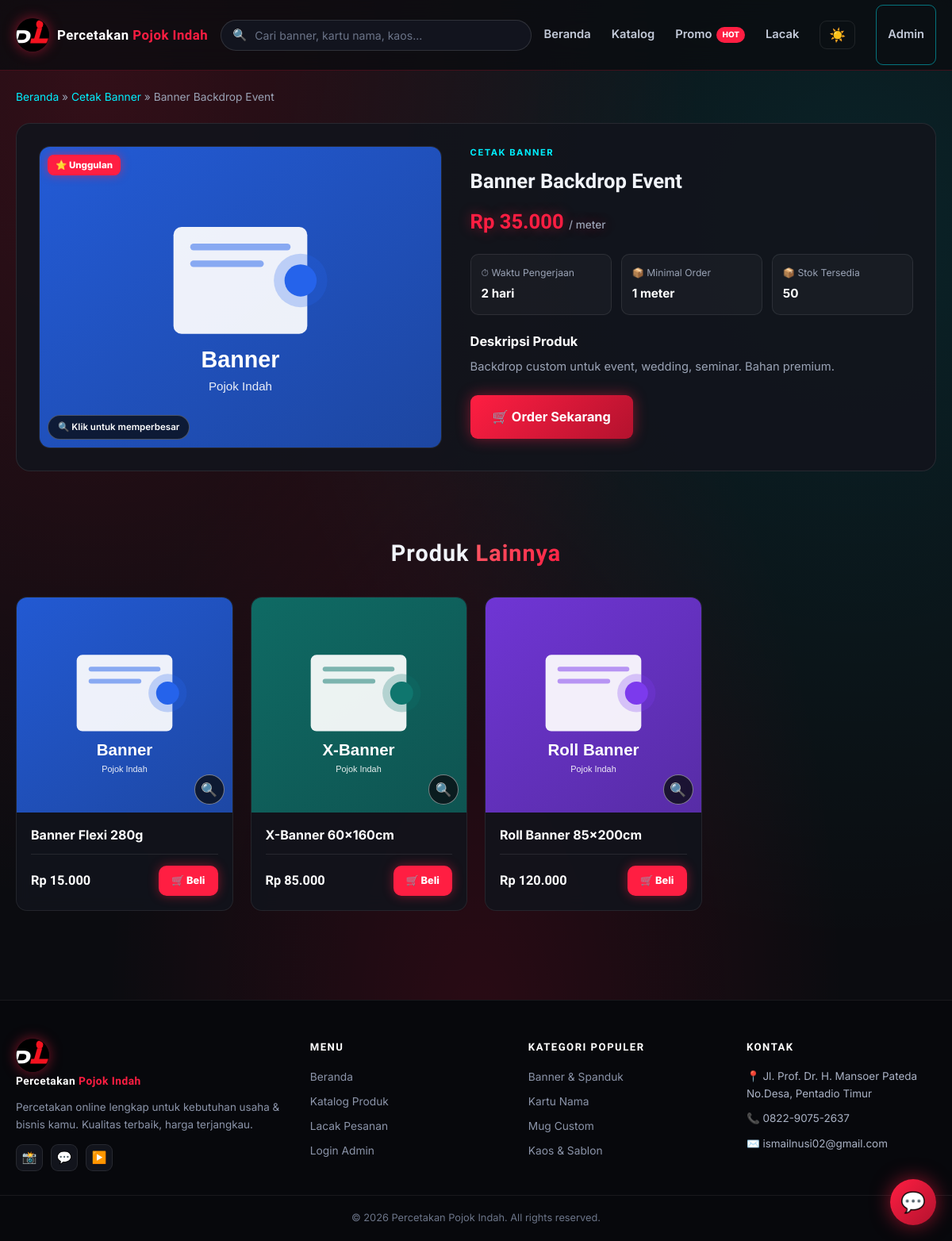
/product.php?id=2, run on the app's committed database.
### tables this page shows
CREATE TABLE IF NOT EXISTS produk (
    id INT AUTO_INCREMENT PRIMARY KEY,
    id_kategori INT NOT NULL,
    nama_produk VARCHAR(200) NOT NULL,
    deskripsi TEXT,
    harga DECIMAL(12,0) NOT NULL DEFAULT 0,
    satuan VARCHAR(50) DEFAULT 'pcs',
    stok INT DEFAULT 0,
    minimal_order INT DEFAULT 1,
    waktu_pengerjaan VARCHAR(100) DEFAULT '1-2 hari',
    gambar VARCHAR(500) DEFAULT 'default.png',
    is_unggulan TINYINT(1) DEFAULT 0,
    is_aktif TINYINT(1) DEFAULT 1,
    created_at TIMESTAMP DEFAULT CURRENT_TIMESTAMP,
    FOREIGN KEY (id_kategori) REFERENCES kategori(id) ON DELETE CASCADE
);

CREATE TABLE IF NOT EXISTS kategori (
    id INT AUTO_INCREMENT PRIMARY KEY,
    nama_kategori VARCHAR(100) NOT NULL UNIQUE,
    icon VARCHAR(20) DEFAULT '📦',
    created_at TIMESTAMP DEFAULT CURRENT_TIMESTAMP
);

### config.php (called while the page is built, shortened)
<?php
function db_connect() {
    $conn = new mysqli(DB_HOST, DB_USER, DB_PASS);
    $conn->set_charset('utf8mb4');
    $conn->query("CREATE DATABASE IF NOT EXISTS `" . DB_NAME . "` CHARACTER SET utf8mb4 COLLATE utf8mb4_unicode_ci");
    return $conn;
}
$conn = db_connect();
function rupiah($angka) {
    return 'Rp ' . number_format((float)$angka, 0, ',', '.');
}
function q($sql) {
    global $conn;
    $res = $conn->query($sql);
    return $res;
}
function q_row($sql) {
    $res = q($sql);
    if ($res && $res->num_rows > 0) {
        return $res->fetch_assoc();
    }
    return null;
}
$conn->query("CREATE TABLE IF NOT EXISTS pengaturan (
    kunci VARCHAR(50) NOT NULL PRIMARY KEY,
    nilai TEXT
) ENGINE=InnoDB");
$conn->query("INSERT IGNORE INTO pengaturan (kunci, nilai) VALUES ('tema', 'gelap')");
$conn->query("INSERT IGNORE INTO pengaturan (kunci, nilai) VALUES ('app_url', '')");
function get_setting($kunci, $default = '') {
    global $conn;
    $k = $conn->real_escape_string((string)$kunci);
    $res = $conn->query("SELECT nilai FROM pengaturan WHERE kunci = '$k' LIMIT 1");
    if ($res && $res->num_rows > 0) {
        $row = $res->fetch_assoc();
        return $row['nilai'];
    }
    return $default;
}
$APP_TEMA = get_setting('tema', 'gelap');
function get_gallery($id_produk) {
    $id = (int)$id_produk;
    $res = q("SELECT * FROM produk_gambar WHERE id_produk = $id ORDER BY urutan ASC, id ASC");
    $out = array();
    return $out;
}
?>

### funcs/gambar.php (called while the page is built, shortened)
<?php
function get_gambar_list($produk) {
    $out = array();
    if (!empty($produk['id'])) {
        foreach (get_gallery((int)$produk['id']) as $g) {
            $out[] = $g['url'];
        }
    }
    if (empty($out)) {
        $out[] = get_gambar_src($produk);
    }
    return array_values(array_unique($out));
}
function get_gambar_src($produk) {
    if (!empty($produk['gambar'])) {
        $g = basename((string)$produk['gambar']);
        if ($g !== '' && is_file(__DIR__ . '/../assets/img/' . $g)) {
            return 'assets/img/' . $g;
        }
    }
    $ket = strtolower((string)($produk['nama_produk'] ?? ''));
    $maps = array(
        'x-banner'   => 'x_banner.svg',
        'roll'       => 'roll_banner.svg',
        'backdrop'   => 'banner.svg',
        'kartu nama' => 'kartu_nama.svg',
        'brosur'     => 'brosur.svg',
        'flyer'      => 'flyer.svg',
        'leaflet'    => 'flyer.svg',
        'stiker'     => 'stiker.svg',
        'kaos'       => 'kaos.svg',
        'sablon'     => 'kaos.svg',
        'mug'        => 'mug.svg',
        'kalender'   => 'kalender.svg',
        'spanduk'    => 'spanduk.svg',
        'totebag'    => 'totebag.svg',
        'tote bag'   => 'totebag.svg',
        'pin'        => 'pin.svg',
        'lencana'    => 'pin.svg',
        'neon'       => 'neonbox.svg',
        'huruf'      => 'huruf.svg',
        'akrilik'    => 'huruf.svg',
        'banner'     => 'banner.svg',
    );
    foreach ($maps as $kata => $file) {
        if ($kata !== '' && strpos($ket, $kata) !== false) {
            return 'assets/img/' . $file;
        }
    }
    return 'assets/img/default.png';
}

### product.php (the view, shortened to what this page needs)
<?php
include 'config.php';
require 'funcs/gambar.php';
$id = intval($_GET['id']);
$p = q_row("SELECT p.*, k.nama_kategori, k.icon FROM produk p JOIN kategori k ON p.id_kategori = k.id WHERE p.id = $id AND p.is_aktif = 1");
$kat_id = (int)$p['id_kategori'];
$produk_lain = q("SELECT * FROM produk WHERE id_kategori = $kat_id AND id != $id AND is_aktif = 1 LIMIT 4");
$glist = get_gambar_list($p);
?>
<!DOCTYPE html>
<html lang="id">
<head>
    <link rel="stylesheet" href="assets/css/style.css?v=<?= filemtime('assets/css/style.css') ?>">
</head>
<body class="<?= $APP_TEMA === 'terang' ? 'terang' : '' ?>">
<header class="site-header">
    <div class="container header-inner">
        <a href="index.php" class="logo">
            <img src="assets/img/logo.svg" alt="Percetakan Pojok Indah" class="logo-img">
            <span class="logo-text">Percetakan <span>Pojok Indah</span></span>
        </a>
        <form method="get" action="index.php" class="header-search">
            <span class="search-icon">🔍</span>
            <input type="text" name="c" placeholder="Cari banner, kartu nama, kaos...">
        </form>
        <nav class="main-nav">
            <a href="index.php">Beranda</a>
            <a href="index.php#katalog">Katalog</a>
            <a href="index.php#promo">Promo<span class="nav-badge-hot">HOT</span></a>
            <a href="track.php">Lacak</a>
            <button type="button" class="theme-toggle theme-icon-only" onclick="toggleTema()" title="Ganti mode gelap / terang"><?= $APP_TEMA === 'terang' ? '🌙' : '☀️' ?></button>
            <a href="admin/" class="btn btn-outline btn-sm">Admin</a>
        </nav>
    </div>
</header>
<main>
    <div class="container">
        <div class="breadcrumb">
            <a href="index.php">Beranda</a> &raquo;
            <a href="index.php?kat=<?= $p['id_kategori'] ?>"><?= htmlspecialchars($p['nama_kategori']) ?></a> &raquo;
            <span><?= htmlspecialchars($p['nama_produk']) ?></span>
        </div>
        <div class="product-detail">
            <div>
                <div class="product-detail-img gal-main" onclick="lbOpen(GAL_IMGS, GAL_I, GAL_CAP)" title="Klik gambar untuk memperbesar">
                    <img id="galMain" src="<?= htmlspecialchars($glist[0]) ?>" alt="<?= htmlspecialchars($p['nama_produk']) ?>" onerror="this.onerror=null;this.src='assets/img/default.png'">
                    <?php if ($p['is_unggulan']): ?>
                        <span class="badge badge-featured">⭐ Unggulan</span>
                    <?php endif; ?>
                    <span class="gal-hint">🔍 Klik untuk memperbesar</span>
                </div>
            </div>
            <div class="product-detail-info">
                <div class="card-cat"><?= htmlspecialchars($p['nama_kategori']) ?></div>
                <h1><?= htmlspecialchars($p['nama_produk']) ?></h1>
                <p class="detail-price"><?= rupiah($p['harga']) ?> <small>/ <?= htmlspecialchars($p['satuan']) ?></small></p>
                <div class="detail-meta">
                    <div><span>⏱ Waktu Pengerjaan</span><strong><?= htmlspecialchars($p['waktu_pengerjaan']) ?></strong></div>
                    <div><span>📦 Minimal Order</span><strong><?= $p['minimal_order'] ?> <?= htmlspecialchars($p['satuan']) ?></strong></div>
                    <div><span>📦 Stok Tersedia</span><strong><?= $p['stok'] ?></strong></div>
                </div>
                <div class="detail-desc">
                    <h3>Deskripsi Produk</h3>
                    <p><?= nl2br(htmlspecialchars((string)($p['deskripsi'] ?? ''))) ?></p>
                </div>
                <a href="order.php?produk=<?= $p['id'] ?>" class="btn btn-primary btn-lg">🛒 Order Sekarang</a>
            </div>
        </div>
        <?php if ($produk_lain && $produk_lain->num_rows > 0): ?>
        <div class="section related">
            <div class="section-head">
                <h2>Produk <span class="text-gradient-red">Lainnya</span></h2>
            </div>
            <div class="grid grid-4">
                <?php while ($rp = $produk_lain->fetch_assoc()): ?>
                    <div class="card">
                        <div class="card-image">
                            <?php $rg = array(get_gambar_src($rp)); ?>
                            <?php $rgjson = htmlspecialchars(json_encode($rg), ENT_QUOTES, 'UTF-8'); ?>
                            <img class="card-photo zoomable" src="<?= get_gambar_src($rp) ?>" alt="<?= htmlspecialchars($rp['nama_produk']) ?>" data-imgs="<?= $rgjson ?>" data-title="<?= htmlspecialchars($rp['nama_produk']) ?>" title="Klik untuk memperbesar" onerror="this.onerror=null;this.src='assets/img/default.png'">
                            <button type="button" class="card-zoom" data-imgs="<?= $rgjson ?>" data-title="<?= htmlspecialchars($rp['nama_produk']) ?>" title="Perbesar gambar">🔍</button>
                        </div>
                        <div class="card-body">
                            <h3 class="card-title"><a href="product.php?id=<?= $rp['id'] ?>"><?= htmlspecialchars($rp['nama_produk']) ?></a></h3>
                            <div class="card-foot">
                                <div class="card-price"><?= rupiah($rp['harga']) ?></div>
                                <a href="order.php?produk=<?= $rp['id'] ?>" class="btn-buy">🛒 Beli</a>
                            </div>
                        </div>
                    </div>
                <?php endwhile; ?>
            </div>
        </div>
        <?php endif; ?>
    </div>
</main>
<footer class="site-footer" id="kontak">
    <div class="container footer-grid">
        <div class="footer-brand">
            <a href="index.php" class="logo">
                <img src="assets/img/logo.svg" alt="Percetakan Pojok Indah" class="logo-img">
                <span class="logo-text">Percetakan <span>Pojok Indah</span></span>
            </a>
            <p style="margin-top:12px">Percetakan online lengkap untuk kebutuhan usaha &amp; bisnis kamu. Kualitas terbaik, harga terjangkau.</p>
            <div class="social-row">
                <a href="#" title="Instagram">📸</a>
                <a href="#" title="WhatsApp">💬</a>
                <a href="#" title="YouTube">▶️</a>
            </div>
        </div>
        <div>
            <h4>Menu</h4>
            <a href="index.php">Beranda</a>
            <a href="index.php#katalog">Katalog Produk</a>
            <a href="track.php">Lacak Pesanan</a>
            <a href="admin/">Login Admin</a>
        </div>
        <div>
            <h4>Kategori Populer</h4>
            <a href="index.php?kat=1">Banner &amp; Spanduk</a>
            <a href="index.php?kat=2">Kartu Nama</a>
            <a href="index.php?kat=6">Mug Custom</a>
            <a href="index.php?kat=5">Kaos &amp; Sablon</a>
        </div>
        <div>
            <h4>Kontak</h4>
            <ul class="footer-contact" style="list-style:none">
                <li>📍 Jl. Prof. Dr. H. Mansoer Pateda No.Desa, Pentadio Timur</li>
                <li>📞 0822-9075-2637</li>
                <li>✉️ ismailnusi02@gmail.com</li>
            </ul>
        </div>
    </div>
    <div class="footer-bottom">
        <div class="container">&copy; <?= date('Y') ?> Percetakan Pojok Indah. All rights reserved.</div>
    </div>
</footer>
<?php include __DIR__ . '/partials/chat_widget.php'; ?>
</body>
</html>

### data on the page
produk: id_kategori.nama_kategori "Cetak Banner", nama_produk "Banner Backdrop Event", id_kategori.nama_kategori "CETAK BANNER", harga "Rp 35.000", satuan "meter", waktu_pengerjaan "2 hari", minimal_order "1", stok "50", deskripsi "Backdrop custom untuk event, wedding, seminar. Bahan premium."
produk: shows a picture, nama_produk "Banner Flexi 280g", harga "Rp 15.000"
produk: gambar (picture), nama_produk "X-Banner 60x160cm", harga "Rp 85.000"
produk: gambar (picture), nama_produk "Roll Banner 85x200cm", harga "Rp 120.000"
